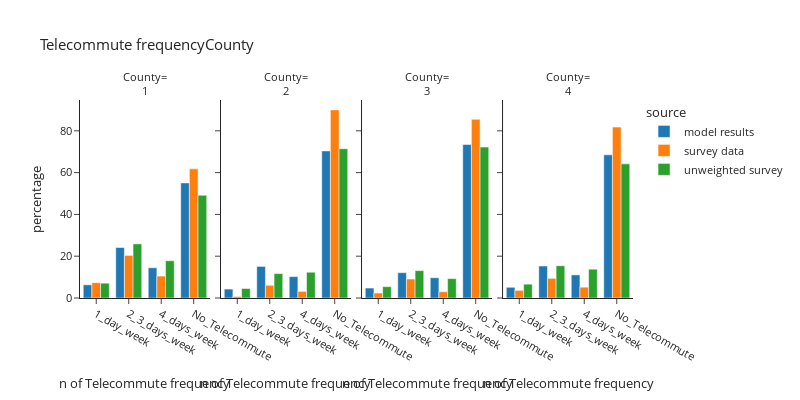

Notebook source saved alongside this figure:
### Code cell
fig = util.plot_segments(per_data, 'telecommute_frequency', 'county_id', 'Telecommute frequency', 'County', 'County')
fig.show()

### Figure 1 — Plotly figure (JSON) as saved in the notebook; plotly's stock layout.template omitted (floating-point values rounded to 4 significant figures)
{"data": [{"alignmentgroup": "True", "hovertemplate": "source=model results<br>county_id=1<br>telecommute_frequency=%{x}<br>percentage=%{y}<extra></extra>", "legendgroup": "model results", "marker": {"color": "#1F77B4", "pattern": {"shape": ""}}, "name": "model results", "offsetgroup": "model results", "orientation": "v", "showlegend": true, "textposition": "auto", "type": "bar", "x": ["1_day_week", "2_3_days_week", "4_days_week", "No_Telecommute"], "xaxis": "x", "y": [6.307, 24.15, 14.48, 55.07], "yaxis": "y"}, {"alignmentgroup": "True", "hovertemplate": "source=model results<br>county_id=2<br>telecommute_frequency=%{x}<br>percentage=%{y}<extra></extra>", "legendgroup": "model results", "marker": {"color": "#1F77B4", "pattern": {"shape": ""}}, "name": "model results", "offsetgroup": "model results", "orientation": "v", "showlegend": false, "textposition": "auto", "type": "bar", "x": ["1_day_week", "2_3_days_week", "4_days_week", "No_Telecommute"], "xaxis": "x2", "y": [4.274, 15.11, 10.23, 70.38], "yaxis": "y2"}, {"alignmentgroup": "True", "hovertemplate": "source=model results<br>county_id=3<br>telecommute_frequency=%{x}<br>percentage=%{y}<extra></extra>", "legendgroup": "model results", "marker": {"color": "#1F77B4", "pattern": {"shape": ""}}, "name": "model results", "offsetgroup": "model results", "orientation": "v", "showlegend": false, "textposition": "auto", "type": "bar", "x": ["1_day_week", "2_3_days_week", "4_days_week", "No_Telecommute"], "xaxis": "x3", "y": [4.76, 12.11, 9.702, 73.42], "yaxis": "y3"}, {"alignmentgroup": "True", "hovertemplate": "source=model results<br>county_id=4<br>telecommute_frequency=%{x}<br>percentage=%{y}<extra></extra>", "legendgroup": "model results", "marker": {"color": "#1F77B4", "pattern": {"shape": ""}}, "name": "model results", "offsetgroup": "model results", "orientation": "v", "showlegend": false, "textposition": "auto", "type": "bar", "x": ["1_day_week", "2_3_days_week", "4_days_week", "No_Telecommute"], "xaxis": "x4", "y": [5.125, 15.31, 11.06, 68.51], "yaxis": "y4"}, {"alignmentgroup": "True", "hovertemplate": "source=survey data<br>county_id=1<br>telecommute_frequency=%{x}<br>percentage=%{y}<extra></extra>", "legendgroup": "survey data", "marker": {"color": "#FF7F0E", "pattern": {"shape": ""}}, "name": "survey data", "offsetgroup": "survey data", "orientation": "v", "showlegend": true, "textposition": "auto", "type": "bar", "x": ["1_day_week", "2_3_days_week", "4_days_week", "No_Telecommute"], "xaxis": "x", "y": [7.338, 20.38, 10.49, 61.79], "yaxis": "y"}, {"alignmentgroup": "True", "hovertemplate": "source=survey data<br>county_id=2<br>telecommute_frequency=%{x}<br>percentage=%{y}<extra></extra>", "legendgroup": "survey data", "marker": {"color": "#FF7F0E", "pattern": {"shape": ""}}, "name": "survey data", "offsetgroup": "survey data", "orientation": "v", "showlegend": false, "textposition": "auto", "type": "bar", "x": ["1_day_week", "2_3_days_week", "4_days_week", "No_Telecommute"], "xaxis": "x2", "y": [0.7348, 6.08, 3.179, 90.01], "yaxis": "y2"}, {"alignmentgroup": "True", "hovertemplate": "source=survey data<br>county_id=3<br>telecommute_frequency=%{x}<br>percentage=%{y}<extra></extra>", "legendgroup": "survey data", "marker": {"color": "#FF7F0E", "pattern": {"shape": ""}}, "name": "survey data", "offsetgroup": "survey data", "orientation": "v", "showlegend": false, "textposition": "auto", "type": "bar", "x": ["1_day_week", "2_3_days_week", "4_days_week", "No_Telecommute"], "xaxis": "x3", "y": [2.396, 9.094, 3.023, 85.49], "yaxis": "y3"}, {"alignmentgroup": "True", "hovertemplate": "source=survey data<br>county_id=4<br>telecommute_frequency=%{x}<br>percentage=%{y}<extra></extra>", "legendgroup": "survey data", "marker": {"color": "#FF7F0E", "pattern": {"shape": ""}}, "name": "survey data", "offsetgroup": "survey data", "orientation": "v", "showlegend": false, "textposition": "auto", "type": "bar", "x": ["1_day_week", "2_3_days_week", "4_days_week", "No_Telecommute"], "xaxis": "x4", "y": [3.643, 9.395, 5.176, 81.79], "yaxis": "y4"}, {"alignmentgroup": "True", "hovertemplate": "source=unweighted survey<br>county_id=1<br>telecommute_frequency=%{x}<br>percentage=%{y}<extra></extra>", "legendgroup": "unweighted survey", "marker": {"color": "#2CA02C", "pattern": {"shape": ""}}, "name": "unweighted survey", "offsetgroup": "unweighted survey", "orientation": "v", "showlegend": true, "textposition": "auto", "type": "bar", "x": ["1_day_week", "2_3_days_week", "4_days_week", "No_Telecommute"], "xaxis": "x", "y": [7.095, 25.9, 17.83, 49.18], "yaxis": "y"}, {"alignmentgroup": "True", "hovertemplate": "source=unweighted survey<br>county_id=2<br>telecommute_frequency=%{x}<br>percentage=%{y}<extra></extra>", "legendgroup": "unweighted survey", "marker": {"color": "#2CA02C", "pattern": {"shape": ""}}, "name": "unweighted survey", "offsetgroup": "unweighted survey", "orientation": "v", "showlegend": false, "textposition": "auto", "type": "bar", "x": ["1_day_week", "2_3_days_week", "4_days_week", "No_Telecommute"], "xaxis": "x2", "y": [4.545, 11.69, 12.34, 71.43], "yaxis": "y2"}, {"alignmentgroup": "True", "hovertemplate": "source=unweighted survey<br>county_id=3<br>telecommute_frequency=%{x}<br>percentage=%{y}<extra></extra>", "legendgroup": "unweighted survey", "marker": {"color": "#2CA02C", "pattern": {"shape": ""}}, "name": "unweighted survey", "offsetgroup": "unweighted survey", "orientation": "v", "showlegend": false, "textposition": "auto", "type": "bar", "x": ["1_day_week", "2_3_days_week", "4_days_week", "No_Telecommute"], "xaxis": "x3", "y": [5.431, 13.1, 9.265, 72.2], "yaxis": "y3"}, {"alignmentgroup": "True", "hovertemplate": "source=unweighted survey<br>county_id=4<br>telecommute_frequency=%{x}<br>percentage=%{y}<extra></extra>", "legendgroup": "unweighted survey", "marker": {"color": "#2CA02C", "pattern": {"shape": ""}}, "name": "unweighted survey", "offsetgroup": "unweighted survey", "orientation": "v", "showlegend": false, "textposition": "auto", "type": "bar", "x": ["1_day_week", "2_3_days_week", "4_days_week", "No_Telecommute"], "xaxis": "x4", "y": [6.612, 15.43, 13.77, 64.19], "yaxis": "y4"}], "layout": {"annotations": [{"font": {}, "showarrow": false, "text": "County=<br>1", "x": 0.1175, "xanchor": "center", "xref": "paper", "y": 1.0, "yanchor": "bottom", "yref": "paper"}, {"font": {}, "showarrow": false, "text": "County=<br>2", "x": 0.3725, "xanchor": "center", "xref": "paper", "y": 1.0, "yanchor": "bottom", "yref": "paper"}, {"font": {}, "showarrow": false, "text": "County=<br>3", "x": 0.6275, "xanchor": "center", "xref": "paper", "y": 1.0, "yanchor": "bottom", "yref": "paper"}, {"font": {}, "showarrow": false, "text": "County=<br>4", "x": 0.8825, "xanchor": "center", "xref": "paper", "y": 1.0, "yanchor": "bottom", "yref": "paper"}], "barmode": "group", "font": {"size": 11}, "height": 400, "legend": {"title": {"text": "source"}, "tracegroupgap": 0}, "title": {"text": "Telecommute frequencyCounty"}, "width": 800, "xaxis": {"anchor": "y", "domain": [0.0, 0.235], "title": {"text": "n of Telecommute frequency"}}, "xaxis2": {"anchor": "y2", "domain": [0.255, 0.49], "matches": "x", "title": {"text": "n of Telecommute frequency"}}, "xaxis3": {"anchor": "y3", "domain": [0.51, 0.745], "matches": "x", "title": {"text": "n of Telecommute frequency"}}, "xaxis4": {"anchor": "y4", "domain": [0.765, 1.0], "matches": "x", "title": {"text": "n of Telecommute frequency"}}, "yaxis": {"anchor": "x", "domain": [0.0, 1.0], "title": {"text": "percentage"}}, "yaxis2": {"anchor": "x2", "domain": [0.0, 1.0], "matches": "y", "showticklabels": false}, "yaxis3": {"anchor": "x3", "domain": [0.0, 1.0], "matches": "y", "showticklabels": false}, "yaxis4": {"anchor": "x4", "domain": [0.0, 1.0], "matches": "y", "showticklabels": false}}}
